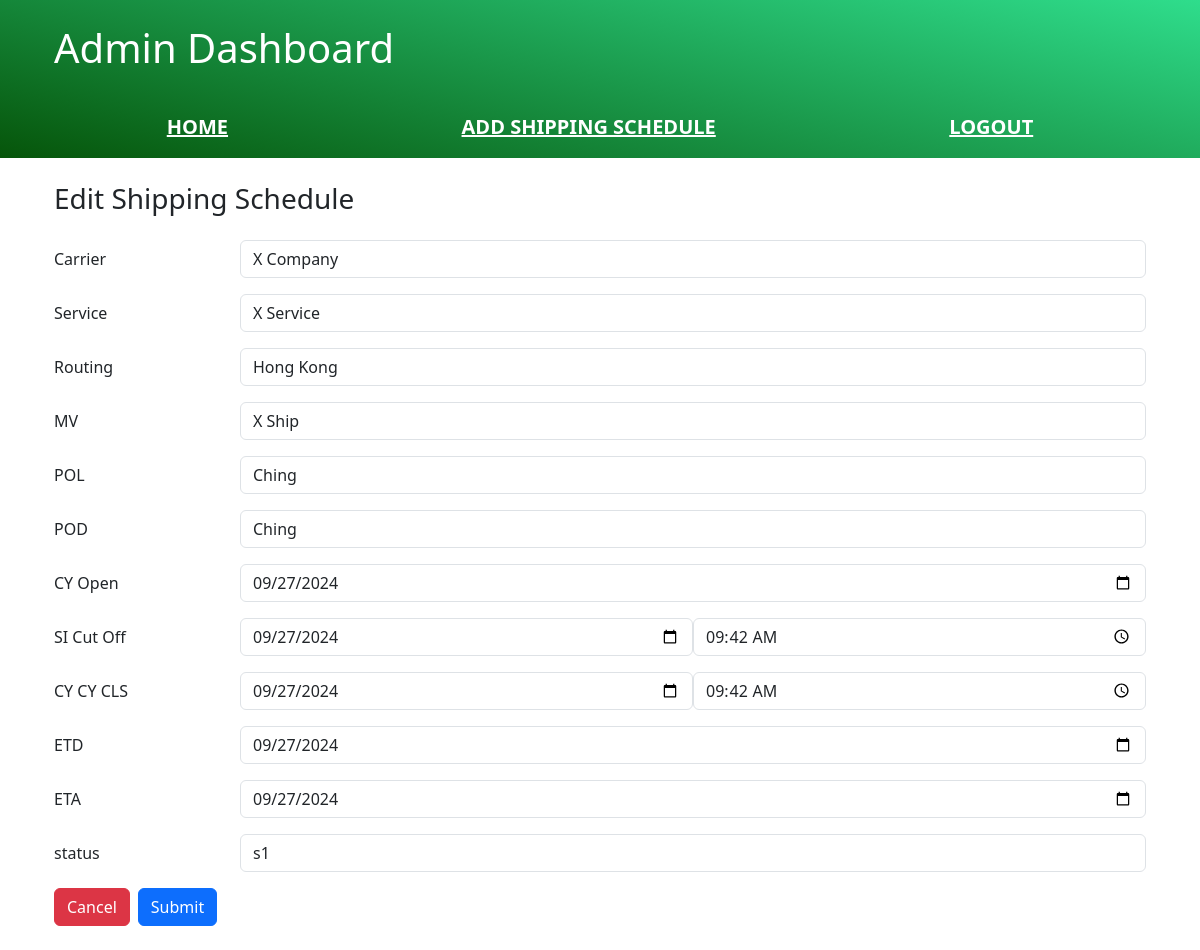
Screenshot of /admin/edit_shipping_schedule/1 (signed in) with the database file from the repository.
### app/model.py (models this page shows, shortened)
class Data_shipping_schedule(db.Model):
    __tablename__ = 'data_shipping_schedule'
    id = db.Column(db.Integer, primary_key=True)
    carrier = db.Column(db.String(100), nullable= False)                                    #   Shipping company
    service = db.Column(db.String(100), nullable=False)                                     #   Shipping service
    routing = db.Column(db.String(100), nullable=False)                                     #   Routing
    MV = db.Column(db.String(100), nullable=False)                                          #   Master vessel (ship name)
    POL = db.Column(db.String(100), nullable=False)                                         #   Port of loading
    POD = db.Column(db.String(100), nullable=False)                                         #   Port of discharge
    CY_Open = db.Column(db.DateTime, nullable=False)                                        #   Container yard open (should be in datetime format)
    SI_Cut_Off = db.Column(db.DateTime, nullable=False)                                     #   Shipping information off (should be in datetime format)
    CY_CY_CLS = db.Column(db.DateTime, nullable=False)                                      #   Closing date (should be in datetime format)
    ETD =  db.Column(db.DateTime, nullable=False)                                           #   Estimated Time of Departure (should be in datetime format)
    ETA =  db.Column(db.DateTime, nullable=False)                                           #   Estimated Time of Arrival (should be in datetime format)
    date_created = db.Column(db.DateTime, default=datetime.utcnow)
    status = db.Column(db.String(20), nullable=False)                                       # Status s1 -> s2 -> s3
    bookings = db.relationship('Data_booking', backref='data_shipping_schedule', lazy=True)
    confirm_orders = db.relationship('Data_confirm_order', backref='data_shipping_schedule', uselist=False)
    user_id = db.Column(db.Integer, db.ForeignKey('user_data.id'), nullable=False)

### app/routes/admin.py (the view, shortened to what this page needs)
@admin.route("/edit_shipping_schedule/<int:id>", methods=["GET", "POST"])
@login_required
@role_required("admin")
def edit_shipping_data(id):
    shipping_data = Data_shipping_schedule.query.get_or_404(id)
    return render_template("shipping_schedule.html", mode="Edit", data=shipping_data)

### app/restriction.py (called while the page is built)
def role_required(rank):
    def decorator(func):
        @wraps(func)
        def decorated_view(*args, **kwargs):
            if not current_user.is_authenticated or current_user.rank != rank:
                abort(403)  # Forbidden
            return func(*args, **kwargs)
        return decorated_view
    return decorator

### driver.py (called while the page is built)
@login_manager.user_loader
def load_user(user_id):
    return User_data.query.get(int(user_id))

### templates/shipping_schedule.html (shortened to what this page needs)
{% extends 'base.html' %}
{% from '_render_input.html' import render_input_text, render_input_date, render_input_datetime %}
{% block body %}
{% include 'header.html' %}
<section class="container p-4">
  <h3>{{ mode }} Shipping Schedule</h3>
  <form method="POST" class="mt-4">
    {{ render_input_text(name='Carrier', id='carrier', required=True, value=data.carrier) }}
    {{ render_input_text(name='Service', id='service', required=True, value=data.service) }}
    {{ render_input_text(name='Routing', id='routing', required=True, value=data.routing) }}
    {{ render_input_text(name='MV', id='MV', required=True, value=data.MV) }}
    {{ render_input_text(name='POL', id='POL', required=True, value=data.POL) }}
    {{ render_input_text(name='POD', id='POD', required=True, value=data.POD) }}
    {{ render_input_date(name='CY Open', id='CY_Open', required=True, value=data.CY_Open) }}
    {{ render_input_datetime(name='SI Cut Off', id='SI_Cut_Off', required=True, value=data.SI_Cut_Off) }}
    {{ render_input_datetime(name='CY CY CLS', id='CY_CY_CLS', required=True, value=data.CY_CY_CLS) }}
    {{ render_input_date(name='ETD', id='ETD', required=True, value=data.ETD) }}
    {{ render_input_date(name='ETA', id='ETA', required=True, value=data.ETA) }}
    {% if current_user.rank=='admin' %}
    {{ render_input_text(name='status', id='status', required=True, value=data.status) }}
    {% endif %}
    <div class="d-inline-flex gap-2">
      <a class="btn btn-danger" href="javascript:history.back()">Cancel</a>
      <input class="btn btn-primary" type="submit" value="Submit" />
    </div>
  </form>
</section>
{% endblock %}

### templates/_render_input.html (shortened to what this page needs)
{% macro render_input_text(name='', id='', value='', required=False) %}
<div class="mb-3 row align-items-baseline">
  <label class="col-sm-2" for="{{ id }}">{{ name }}</label>
  <div class="col-sm-10">
    <input class="form-control" type="text" name="{{ id }}" id="{{ id }}" value="{{ value }}" {% if required %} required
      {% endif %} />
  </div>
</div>
{% endmacro %}
{% macro render_input_date(name='', id='', value='', required=False) %}
<div class="mb-3 row align-items-baseline">
  <label class="col-sm-2" for="{{ id }}">{{ name }}</label>
  <div class="col-sm-10">
    <input class="form-control" type="date" name="{{ id }}" id="{{ id }}" value="{{ value.date() }}" {% if required %}
      required {% endif %} />
  </div>
</div>
{% endmacro %}
{% macro render_input_datetime(name='', id='', value='', required=False) %}
<div class="mb-3 row align-items-baseline">
  <label class="col-sm-2" for="{{ id }}">{{ name }}</label>
  <div class="col-sm-10 d-flex">
    <input class="form-control" type="date" name="{{ id }}" id="{{ id }}" value="{{ value.date() }}" {% if required %}
      required {% endif %} />
    <input class="form-control" type="time" name="{{ id }}_Time" id="{{ id }}_Time"
      value="{{ value.strftime('%H:%M') }}" {% if required %} required {% endif %} />
  </div>
</div>
{% endmacro %}

### static/css/main.css (style rules this page uses)
html { scroll-padding-top: 60px; }

### rows the page displays
Data_shipping_schedule: carrier "X Company", service "X Service", routing "Hong Kong", MV "X Ship", POL "Ching", POD "Ching", CY_Open "09/27/2024", SI_Cut_Off "09/27/2024", SI_Cut_Off_Time "09:42", CY_CY_CLS "09/27/2024", CY_CY_CLS_Time "09:42", ETD "09/27/2024", ETA "09/27/2024", status "s1"

### other values shown
{{ mode }} "Edit"
{{ name }} "Carrier Service Routing MV POL POD status"
{{ name }} "CY Open ETD ETA"
{{ name }} "SI Cut Off CY CY CLS"
